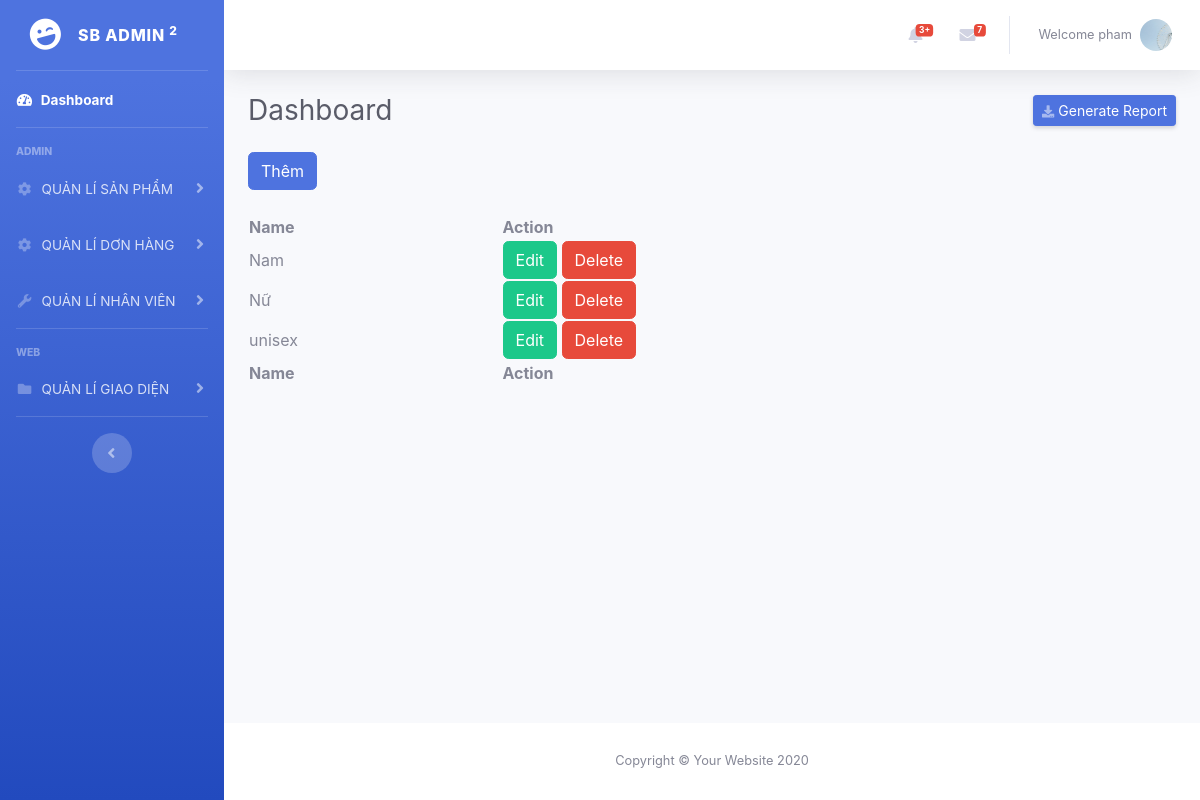
Screenshot of /resource/view/pages/main/manage-productsTag.php (signed in) with the database file from the repository.
### tables this page shows
CREATE TABLE `users` (
  `id` int(11) NOT NULL,
  `images` varchar(255) NOT NULL,
  `lastname` varchar(255) NOT NULL,
  `firstname` varchar(255) NOT NULL,
  `email` varchar(255) NOT NULL,
  `password` varchar(255) NOT NULL,
  `created_at` datetime DEFAULT NULL,
  `active` tinyint(4) NOT NULL,
  `is_active` tinyint(4) NOT NULL,
  `status` int(11) NOT NULL,
  `role_id` int(11) NOT NULL,
  `phone` int(11) DEFAULT NULL,
  `address` varchar(255) NOT NULL
);

CREATE TABLE `product_tag` (
  `id` int(11) NOT NULL,
  `name` varchar(11) NOT NULL
);

### resource/view/pages/main/manage-productsTag.php (the view, shortened to what this page needs)
<?php
include '../../../../function/function.php';
$sql = "SELECT * FROM product_tag ORDER BY name ASC";
$result = $conn->query($sql);
?>
<!DOCTYPE html>
<html lang="en">
<head>
    <link rel="stylesheet" href="https://cdnjs.cloudflare.com/ajax/libs/font-awesome/5.15.1/css/all.min.css"/>
    <link href="../../../../public/backend/assets/css/sb-admin-2.min.css" rel="stylesheet">
    <link rel="stylesheet" href="https://cdn.datatables.net/1.11.3/css/jquery.dataTables.min.css">
    <link rel="stylesheet" href="https://cdn.datatables.net/buttons/2.1.0/css/buttons.dataTables.min.css">
</head>
<body id="page-top">
    <div id="wrapper">
    <?php include '../../partial/sideBar.php'; ?>
        <div id="content-wrapper" class="d-flex flex-column">
            <div id="content">
            <?php include '../../partial/topBar.php'; ?>
                <div class="container-fluid">
                    <div class="d-sm-flex align-items-center justify-content-between mb-4">
                        <h1 class="h3 mb-0 text-gray-800">Dashboard</h1>
                        <a href="#" class="d-none d-sm-inline-block btn btn-sm btn-primary shadow-sm"><i
                                class="fas fa-download fa-sm text-white-50"></i> Generate Report</a>
                    </div>
                    <div class="d-sm-flex align-items-center justify-content-between mb-4">
                        <button class="btn btn-primary"  data-toggle="modal" data-target="#addProductTag" type="button">Thêm</button>
                    </div>
                    <table id="example" class="display nowrap" style="width:100%">
                        <thead>
                            <tr>
                                <th>Name</th>
                                <th>Action</th>
                            </tr>
                        </thead>
                        <tbody>
                            <?php
                        if ($result->num_rows > 0) {
                            while ($row = $result->fetch_assoc()) {
                        ?>
                        <tr>
                            <td><?php echo $row['name']; ?></td>
                            <td>
                                <button type="button"  data-toggle="modal" class="btn btn-success editProductTagBtn" data-target="#editProduct">Edit</button>
                                <button type="button" class="btn btn-danger deleteProductTagBtn">Delete</button>
                            </td>
                        </tr>
                            <?php
                            }
                            } else {
                            echo "0 results";
                            }
                            ?>
                        </tbody>
                        <tfoot>
                            <tr>
                                <th>Name</th>
                                <th>Action</th>
                            </tr>
                        </tfoot>
                    </table>
                </div>
            </div>
            <?php include '../../partial/footer.php'; ?>
        </div>
</body>
</html>

### resource/view/partial/topBar.php (shortened to what this page needs)
<nav class="navbar navbar-expand navbar-light bg-white topbar mb-4 static-top shadow">
<ul class="navbar-nav ml-auto">
    <li class="nav-item dropdown no-arrow mx-1">
        <a class="nav-link dropdown-toggle" href="#" id="alertsDropdown" role="button"
            data-toggle="dropdown" aria-haspopup="true" aria-expanded="false">
            <span class="badge badge-danger badge-counter">3+</span>
        </a>
    </li>
    <li class="nav-item dropdown no-arrow mx-1">
        <a class="nav-link dropdown-toggle" href="#" id="messagesDropdown" role="button"
            data-toggle="dropdown" aria-haspopup="true" aria-expanded="false">
            <i class="fas fa-envelope fa-fw"></i>
            <span class="badge badge-danger badge-counter">7</span>
        </a>
    </li>
    <li class="nav-item dropdown no-arrow">
        <a class="nav-link dropdown-toggle" href="#" id="userDropdown" role="button"
            data-toggle="dropdown" aria-haspopup="true" aria-expanded="false">
            <span class="mr-2 d-none d-lg-inline text-gray-600 small"><?php
            $id = $_SESSION["user"]["id"];
            $query = mysqli_query($conn, "SELECT * FROM users WHERE id = '$id' ");
            $user = $query->fetch_assoc();
            echo "Welcome " . $user['firstname'];
            ?>
            </span>
            <img class="img-profile rounded-circle"
                src="
                <?php if ($user['images']) {
                echo $user['images'];
                } else {
                echo '../../../../public/backend/assets/images/defaultImages.png';
                }
                ?>">
        </a>
    </li>
</ul>
</nav>

### rows the page displays
users: firstname "pham", images (picture)
product_tag: name "Nam"
product_tag: name "Nữ"
product_tag: name "unisex"
